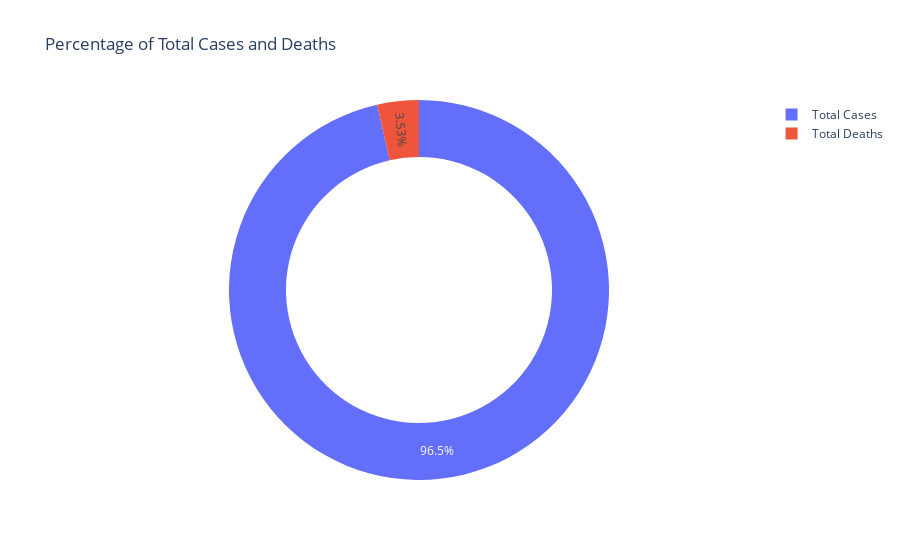

Here is the notebook cell this chart was saved with:
### Markdown cell above
Now let's have a look at the percentage of total deaths an dtotal cases among all the countries with the highest number of covid-19 cases:

### Code cell
cases = info['Total Cases'].sum()
deceased = info['Total Deaths'].sum()

labels = ['Total Cases', 'Total Deaths']
values = [cases, deceased]

fig = px.pie(info, values = values, names = labels, title = 'Percentage of Total Cases and Deaths', hole = 0.7)
fig.show()

### Figure 1 — Plotly figure (JSON) as saved in the notebook; plotly's stock layout.template omitted (floating-point values rounded to 4 significant figures)
{"data": [{"domain": {"x": [0, 1], "y": [0, 1]}, "hole": 0.7, "hovertemplate": "label=%{label}<br>value=%{value}<extra></extra>", "labels": ["Total Cases", "Total Deaths"], "legendgroup": "", "name": "", "showlegend": true, "type": "pie", "values": [3105790681, 113763211]}], "layout": {"legend": {"tracegroupgap": 0}, "title": {"text": "Percentage of Total Cases and Deaths"}}}
